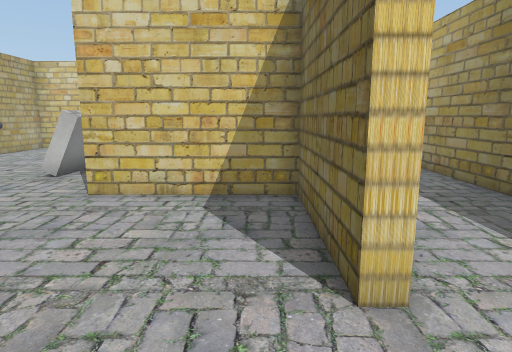
view 1 (above)

14 first-person views from a walk through a scene from a Unity 3-D project. The camera is 1.2 m above the floor, tilts 10° down and sees 75° across. The floor is counted in squares, 0.65 m on a side. Each view is taken from the middle of a square. On the plan, view 1 faces up. The plan holds only what a view shows up to about 17 squares ahead; the rest is blank. The place goes on beyond the plan. The player is left out. Door leaves are left out, so doorways stand open. Some surface patterns are stand-ins.

view 2
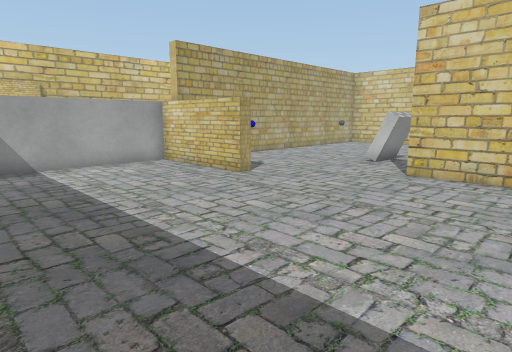

view 3
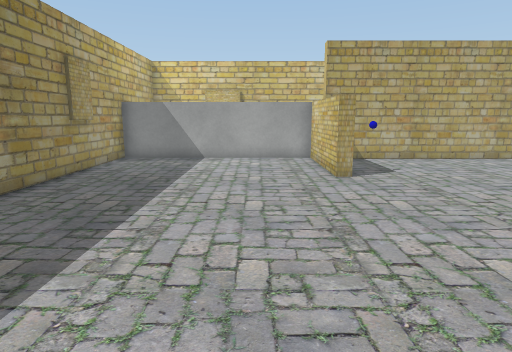

view 4
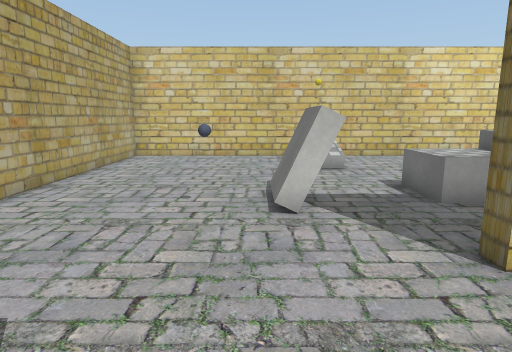

view 5
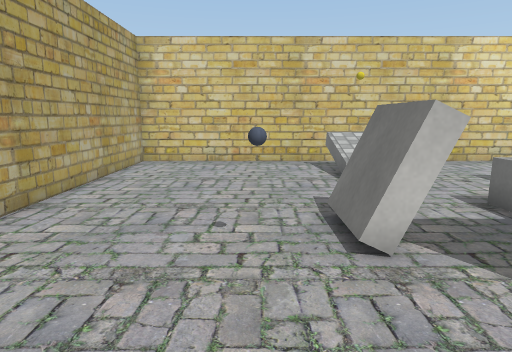

view 6
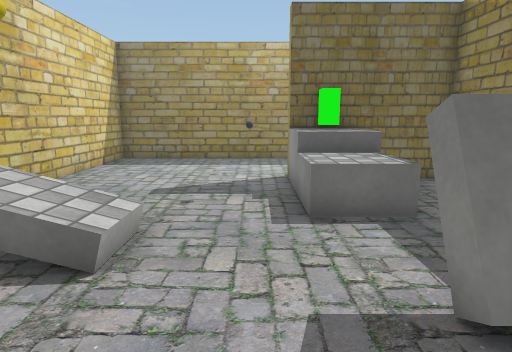

view 7
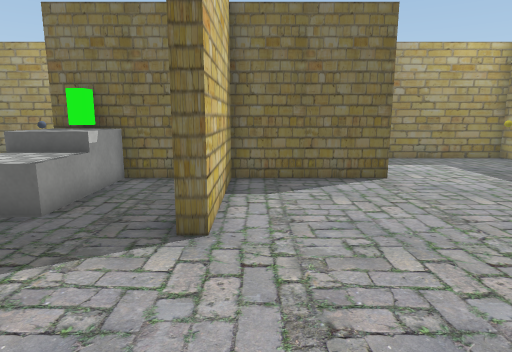

view 8
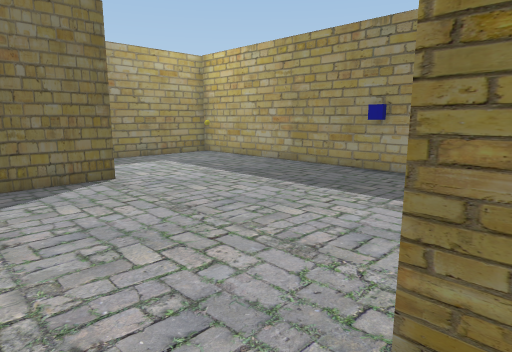

view 9
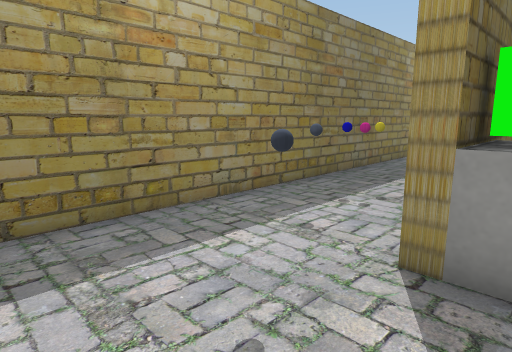

view 10
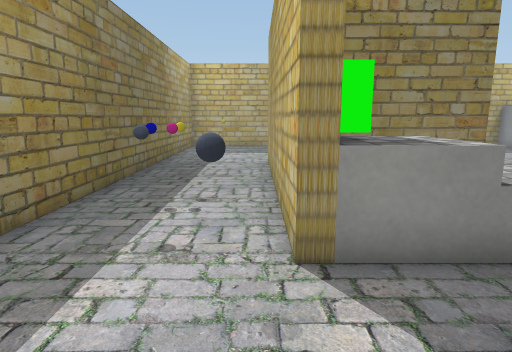

view 11
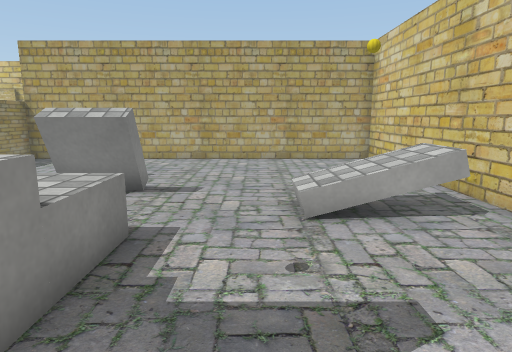

view 12
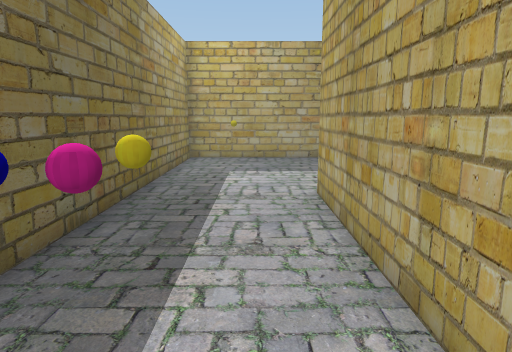

view 13
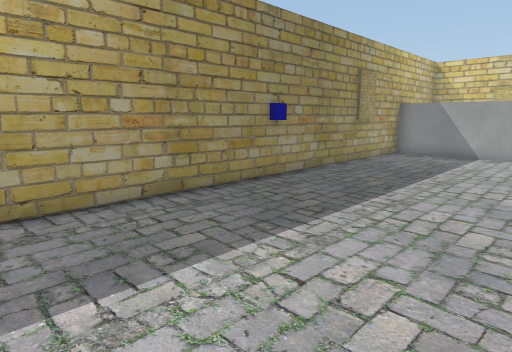

view 14
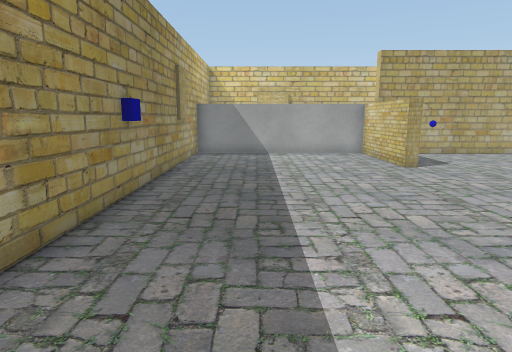

### Floor plan
Points are (right, up) in squares from view 1. A wall is a line through its corners. A room is listed if a view was taken in it or the views show most of it. See-through windows are left out.
Room 1 (views 1, 2, 3, 4, 5, 6, 7, 8, 9, 10, 11, 12, 13, 14)
walls: (-4, 7.8) (-4, 8.3) (1, 8.3) (1, 13) (1.5, 13) (1.5, 3) (1, 3) (1, 7.8) (-4, 7.8); (-5.9, 10.1) (-5.9, 12.2); (-5.9, 10.2) (-6.5, 10.2); (-5.4, 12.2) (-5.4, 10.2); (0.4, 12.2) (0.9, 12.2); (-8.9, 5) (-8.2, 5) (-8.2, 4.5) (-13.2, 4.5) (-13.2, -4); (-6.5, 12.2) (-5.9, 12.2); (-13.5, -4) (6, -4) (6, 20) (-12.7, 20) (-12.7, 5) (-11, 5)
low walls: (-6.1, 10.1) (-6.1, 12.2); (-6.3, 10.2) (-6.3, 12.2); (-6.5, 10.2) (-6.5, 11.4); (-6.5, 11.5) (-6.5, 12.2); (-5.7, 12.2) (-5.7, 10.2); (-3.8, 17.2) (-3.8, 16.5)
objects: other object (-9, 6); ball (-8, 10); block (-3, 11) to (-2, 13); block (-1, 11) to (0, 13); ball (2, 14); pink ball (3, 9); other object (4, -3); yellow ball (4, 9); ball (4, 11); blue ball (5, 9)

Where each view was taken, in squares from view 1:
view 1: 0 up, 0 right, facing up
view 2: 3 down, 0 right, facing up-left
view 3: 2 up, 2 right, facing left
view 4: 4 up, 7 left, facing up
view 5: 6 up, 8 left, facing up
view 6: 14 up, 9 left, facing right
view 7: 7 up, 9 left, facing right
view 8: 7 up, 9 left, facing down-right
view 9: 17 up, 0 right, facing down-right
view 10: 17 up, 2 right, facing down
view 11: 15 up, 2 right, facing left
view 12: 11 up, 3 right, facing down
view 13: 3 up, 4 right, facing down-left
view 14: 1 down, 4 right, facing left
